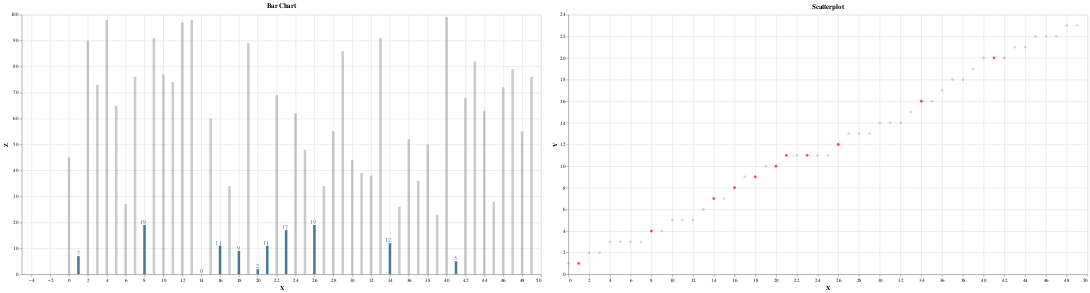

Write notebook code for a chart like this one.
### Markdown cell above
Let's combine these two to make a composite chart. This is a single visual now with two chart types.

### Code cell
bartext | scatter

### Figure 1 — Vega-Lite specification as saved in the notebook (floating-point values rounded to 4 significant figures)
{"config": {"view": {"continuousWidth": 400, "continuousHeight": 300}}, "hconcat": [{"layer": [{"mark": "bar", "encoding": {"color": {"condition": {"value": "#477998", "test": "(datum.Z < 20)"}, "value": "hsla(232, 7%, 20%, 0.25)"}, "tooltip": [{"field": "X", "type": "quantitative"}, {"field": "Y", "type": "quantitative"}, {"field": "Z", "type": "quantitative"}], "x": {"field": "X", "type": "quantitative"}, "y": {"field": "Z", "type": "quantitative"}}, "height": 512, "title": "Bar Chart", "width": 1024}, {"mark": {"type": "text", "align": "right", "baseline": "middle", "dx": 3, "dy": -5}, "encoding": {"color": {"condition": {"value": "#477998", "test": "(datum.Z < 20)"}, "value": "hsla(232, 7%, 20%, 0)"}, "text": {"field": "Z", "type": "quantitative"}, "tooltip": [{"field": "X", "type": "quantitative"}, {"field": "Y", "type": "quantitative"}, {"field": "Z", "type": "quantitative"}], "x": {"field": "X", "type": "quantitative"}, "y": {"field": "Z", "type": "quantitative"}}, "height": 512, "title": "Bar Chart", "width": 1024}]}, {"mark": "circle", "encoding": {"color": {"condition": {"value": "red", "test": "(datum.Z < 20)"}, "value": "hsla(232, 7%, 20%, 0.25)"}, "tooltip": [{"field": "X", "type": "quantitative"}, {"field": "Y", "type": "quantitative"}, {"field": "Z", "type": "quantitative"}], "x": {"field": "X", "type": "quantitative"}, "y": {"field": "Y", "type": "quantitative"}}, "height": 512, "title": "Scatterplot", "width": 1024}], "data": {"name": "data-1329669a7a3e88a85136fd518b6b5618"}, "$schema": "https://vega.github.io/schema/vega-lite/v4.17.0.json", "datasets": {"data-1329669a7a3e88a85136fd518b6b5618": [{"X": 0, "Y": 1.0, "Z": 45.0}, {"X": 1, "Y": 1.0, "Z": 7.0}, {"X": 2, "Y": 2.0, "Z": 90.0}, {"X": 3, "Y": 2.0, "Z": 73.0}, {"X": 4, "Y": 3.0, "Z": 98.0}, {"X": 5, "Y": 3.0, "Z": 65.0}, {"X": 6, "Y": 3.0, "Z": 27.0}, {"X": 7, "Y": 3.0, "Z": 76.0}, {"X": 8, "Y": 4.0, "Z": 19.0}, {"X": 9, "Y": 4.0, "Z": 91.0}, {"X": 10, "Y": 5.0, "Z": 77.0}, {"X": 11, "Y": 5.0, "Z": 74.0}, {"X": 12, "Y": 5.0, "Z": 97.0}, {"X": 13, "Y": 6.0, "Z": 98.0}, {"X": 14, "Y": 7.0, "Z": 0.0}, {"X": 15, "Y": 7.0, "Z": 60.0}, {"X": 16, "Y": 8.0, "Z": 11.0}, {"X": 17, "Y": 9.0, "Z": 34.0}, {"X": 18, "Y": 9.0, "Z": 9.0}, {"X": 19, "Y": 10.0, "Z": 89.0}, {"X": 20, "Y": 10.0, "Z": 2.0}, {"X": 21, "Y": 11.0, "Z": 11.0}, {"X": 22, "Y": 11.0, "Z": 69.0}, {"X": 23, "Y": 11.0, "Z": 17.0}, {"X": 24, "Y": 11.0, "Z": 62.0}, {"X": 25, "Y": 11.0, "Z": 48.0}, {"X": 26, "Y": 12.0, "Z": 19.0}, {"X": 27, "Y": 13.0, "Z": 34.0}, {"X": 28, "Y": 13.0, "Z": 55.0}, {"X": 29, "Y": 13.0, "Z": 86.0}, {"X": 30, "Y": 14.0, "Z": 44.0}, {"X": 31, "Y": 14.0, "Z": 39.0}, {"X": 32, "Y": 14.0, "Z": 38.0}, {"X": 33, "Y": 15.0, "Z": 91.0}, {"X": 34, "Y": 16.0, "Z": 12.0}, {"X": 35, "Y": 16.0, "Z": 26.0}, {"X": 36, "Y": 17.0, "Z": 52.0}, {"X": 37, "Y": 18.0, "Z": 36.0}, {"X": 38, "Y": 18.0, "Z": 50.0}, {"X": 39, "Y": 19.0, "Z": 23.0}, {"X": 40, "Y": 20.0, "Z": 99.0}, {"X": 41, "Y": 20.0, "Z": 5.0}, {"X": 42, "Y": 20.0, "Z": 68.0}, {"X": 43, "Y": 21.0, "Z": 82.0}, {"X": 44, "Y": 21.0, "Z": 63.0}, {"X": 45, "Y": 22.0, "Z": 28.0}, {"X": 46, "Y": 22.0, "Z": 72.0}, {"X": 47, "Y": 22.0, "Z": 79.0}, {"X": 48, "Y": 23.0, "Z": 55.0}, {"X": 49, "Y": 23.0, "Z": 76.0}]}}
